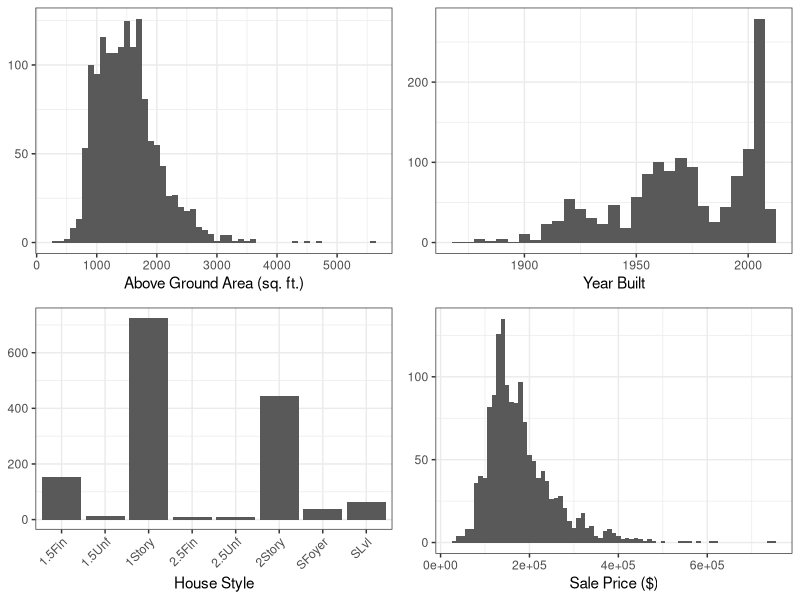
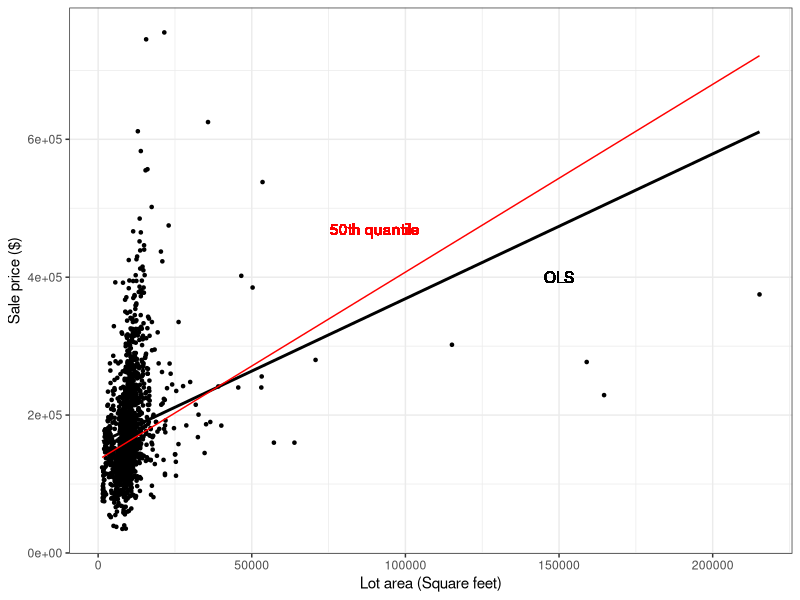
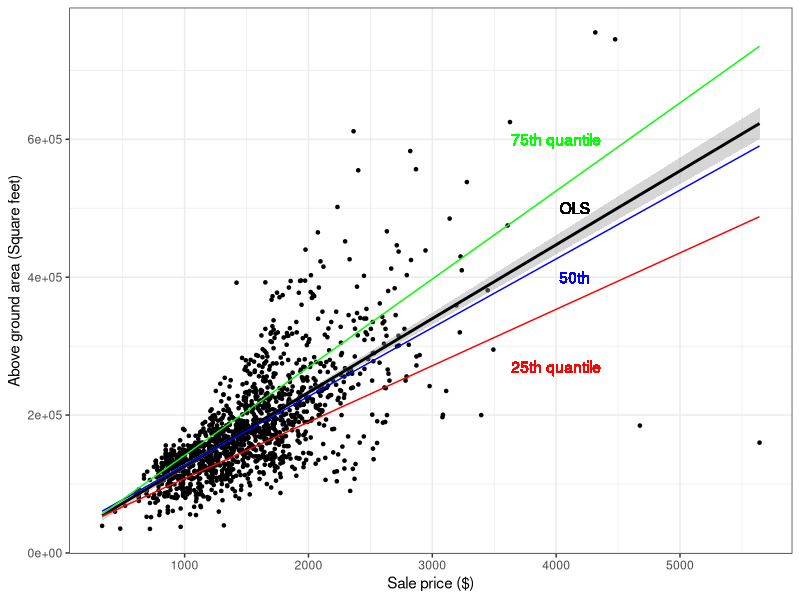

Reproduce these figures in R, in order.
## ---- chunk 1
# installing/loading the package:
# if(!require(installr)) {
#   install.packages("installr"); 
#   require(installr)
# } #load / install+load installr
# # using the package:
# updateR()

# install.packages('rmarkdown')
# install.packages("quantreg")
library("quantreg")
#library(sjPlot)
library(haven)
library(gridExtra)
library(tidyverse)
#library(equatiomatic)
#library(fastDummies)
#library(pscl)

#library(gsheet)
#library(brant)
#library(MASS)
#library(lmtest)
#library(reshape2)

#library(nnet)
#library(AER)
#library(boot)

#library(asaur)

## ---- chunk 2
df <- read.csv("TrainData.csv") |>
  na.omit() |>
  distinct()

suppressWarnings({

p1 <- df |> ggplot(aes(x = GrLivArea)) +
  geom_histogram(binwidth = 100) +
  theme_bw() +
  ylab(NULL) +
  xlab("Above Ground Area (sq. ft.)")

p2 <- df |> ggplot(aes(x = YearBuilt)) +
  geom_histogram(binwidth = 5) +
  theme_bw() +
  ylab(NULL) +
  xlab("Year Built")

p3 <- df |> ggplot(aes(x = HouseStyle)) +
  geom_histogram(stat="count") +
  theme_bw() +
  theme(axis.text.x = element_text(angle = 45, hjust = 1)) +
  ylab(NULL) +
  xlab("House Style")

p4 <- df |> ggplot(aes(x = SalePrice)) +
  geom_histogram(binwidth = 10000) +
  theme_bw() +
  ylab(NULL) +
  xlab("Sale Price ($)")

grid.arrange(p1, p2, p3, p4, nrow = 2)
                 
})
## ---- chunk 3

df |> ggplot(aes(y = SalePrice, x = LotArea)) +
  geom_point(size = 0.9) +
  geom_smooth(method = lm, se = F, color = "black") +
  geom_text(aes(y = 400000, x = 150000, label = "OLS"), color="black") + 
  geom_quantile(quantiles=0.5, color="red") + 
  geom_text(aes(y = 470000, x = 90000, label = "50th quantile"), color="red") + 
  ylab("Sale price ($)") +
  xlab("Lot area (Square feet)") +
  theme_bw()


df |> ggplot(aes(y = SalePrice, x = GrLivArea)) +
  geom_point(size = 0.9) +
  stat_smooth(method = lm, color = "black") +
  geom_text(aes(x = 4150, y = 500000, label = "OLS"), color="black") + 
  geom_quantile(quantiles=0.25, color="red") + 
  geom_text(aes(x = 4000, y = 270000, label = "25th quantile"), color="red") + 
  geom_quantile(quantiles=0.5, color="blue") + 
  geom_text(aes(x = 4150, y = 400000, label = "50th"), color="blue") + 
  geom_quantile(quantiles=0.75, color="green") + 
  geom_text(aes(x = 4000, y = 600000, label = "75th quantile"), color="green") + 
  xlab("Sale price ($)") +
  ylab("Above ground area (Square feet)") +
  theme_bw()
## ---- chunk 4
qreg_model50 = rq(data=df, SalePrice ~ GrLivArea + LotArea + TotRmsAbvGrd + as.factor(LotShape) + as.factor(Foundation), tau=0.5)
summary(qreg_model50)
## ---- chunk 5
ols = lm(data=df, SalePrice ~ GrLivArea + LotArea + TotRmsAbvGrd + as.factor(LotShape) + as.factor(Foundation))
summary(ols)
